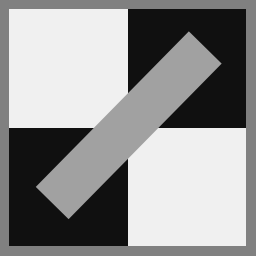
%> input picture src/Edge Detector/Non_VerticalHorizontal_Edge/ps1-input0a.png, 256 x 256 px
$ octave a3.m   (GNU Octave 9; MATLAB toolbox functions it lacks are replaced by stand-ins)
%> lines starting %> are read from the running program, lines starting %| are printed output that depends on the picture; in (x1, y1, x2, y2) boxes, pixels count from 0 and x2, y2 are one past the last pixel; in counts of white or black regions, pixels touching at a corner belong together; the program's own positions count from 1
clear
clc
A = imread('ps1-input0a.png');
%> A is the input picture: size 256x256 uint8; min 16, max 240, mean 146.6
E = edge(A,'canny',[0.1 0.3],.6);
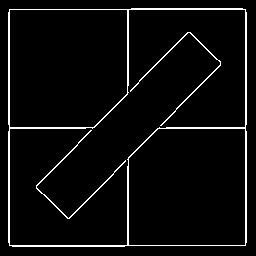
%> E: size 256x256 logical; 4.6% white in thin lines or dots, all inside (x1, y1, x2, y2) = (8, 8, 247, 247)
[r,c] = size(E);
%> r = 256; c = 256
[m,n] = find(E);
%> m = 2989 values from 9 to 247; n = 2989 values from 9 to 247
len = length(m);
%> len = 2989
t_bin_len = 5;
d_bin_len = 2;
d_max = sqrt(r^2+c^2);
%> d_max = 362
di_max = round(d_max/d_bin_len);
%> di_max = 181
H = zeros(2*di_max+1,180/t_bin_len);
for i=1:len
    x = n(i);
    y = m(i);
    for t=0:t_bin_len:180-t_bin_len
        d = x*cosd(t) - y*sind(t);
        di = round(d/d_bin_len)+di_max+1;
        ti = t/t_bin_len+1;
        H(di,ti) = H(di,ti)+1;
    end
end
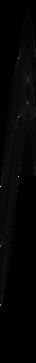
%> H: size 363x36 double; min 0, max 462, mean 8.2; drawn with min black and max white
[m1,n1] = find(H>165);
%> m1 = [187; 246; 247; 305; 306; 59; 117; 118; 177; 104]; n1 = [1; 1; 1; 1; 1; 19; 19; 19; 19; 28]
figure(1)
imshow(A)
hold on
xx = 1:c;
%> xx = 256 values from 1 to 256
for i=1:length(m1)
    tt = (n1(i)-1)*t_bin_len;
    dd = (m1(i)-di_max-1)*d_bin_len;
    if tt==0||tt==180
        x1 = dd;
        x2 = dd;
        y1 = 1;
        y2 = r;
        plot([x1 x2],[y1 y2],'g','LineWidth',3)
    else
        yy = xx*cosd(tt)/sind(tt)-ones(size(xx))*dd/sind(tt);
        plot(xx,yy,'g','LineWidth',3)
    end
end
%> this loop made 10 passes
%> (tt, dd, x1, x2) on passes 1 to 5: (0, 10, 10, 10), (0, 128, 128, 128), (0, 130, 130, 130), (0, 246, 246, 246), (0, 248, 248, 248)
%> (tt, dd) on passes 6 to 10: (90, -246), (90, -130), (90, -128), (90, -10), (135, -156)
%> after the loop, yy = 256 values, max 219.6 at index 1, min -35.38 at index 256, mean 92.12
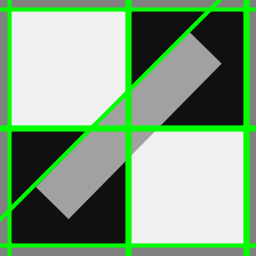
%> figure redrawn from the program's plot data
hold off
figure(2)
imshow(H/max(max(H)))
